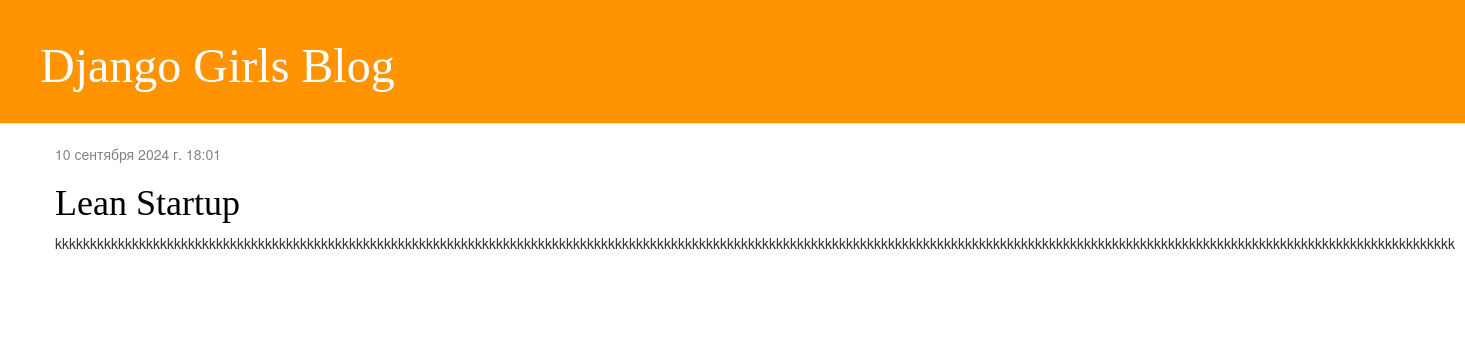
The page / on the database its author committed.
### blog/mainblog/models.py (models this page shows, shortened)
class Post(models.Model):
    author = models.ForeignKey(settings.AUTH_USER_MODEL, on_delete=models.CASCADE)
    title = models.CharField(max_length=200)
    text = models.TextField()
    created_date = models.DateTimeField(default=timezone.now)
    published_date = models.DateTimeField(blank=True, null=True)

### blog/mainblog/views.py (the view)
# urls.py: path('', views.post_list, name='post_list'),
def post_list(request):
    posts = Post.objects.filter(published_date__lte=timezone.now()).order_by('published_date')
    return render(request, 'mainblog/post_list.html', {'posts': posts})

### blog/mainblog/templates/mainblog/post_list.html (shortened to what this page needs)
{% extends 'mainblog/base.html' %}
{% load static %}
        {% block content %}
    {% for post in posts %}
        <div class="post">
            <div class="date">
                {{ post.published_date }}
            </div>
            <h1><a href="{% url 'post_detail' pk=post.pk %}">{{ post.title }}</a></h1>
            <p>{{ post.text|linebreaksbr }}</p>
        </div>
    {% endfor %}
{% endblock %}

### blog/mainblog/templates/mainblog/base.html (shortened to what this page needs)
{% load static %}
<html>
    <head>
        <link rel="stylesheet" href="//maxcdn.bootstrapcdn.com/bootstrap/3.2.0/css/bootstrap.min.css">
        <link rel="stylesheet" href="//maxcdn.bootstrapcdn.com/bootstrap/3.2.0/css/bootstrap-theme.min.css">
        <link rel="stylesheet" href="{% static 'css/mainblog.css' %}">
    </head>
    <body>
        <div class="page-header">
            <h1><a href="/">Django Girls Blog</a></h1>
        </div>
        <div class="content container">
            <div class="row">
                <div class="col-md-8">
                {% block content %}
                {% endblock %}
                </div>
            </div>
        </div>
    </body>
</html>

### blog/mainblog/static/css/mainblog.css (style rules this page uses)
.page-header { background-color: #ff9400; margin-top: 0; padding: 20px 20px 20px 40px; }
.page-header h1, .page-header h1 a, .page-header h1 a:visited, .page-header h1 a:active { color: #ffffff; font-size: 36pt; text-decoration: none; }
.content { margin-left: 40px; }
h1, h2, h3, h4 { font-family: 'Lobster', cursive; }
.date { color: #828282; }
.post { margin-bottom: 70px; }
.post h1 a, .post h1 a:visited { color: #000000; }

### rows shown on the page
Post: published_date "10 сентября 2024 г. 18:01", title "Lean Startup", text "kkkkkkkkkkkkkkkkkkkkkkkkkkkkkkkkkkkkkkkkkkkkkkkkkkkkkkkkkkkkkkkkkkkkkkkkkkkkkkkkkkkkkkkkkkkkkkkkkkkkkkkkkkkkkkkkkkkkkkkkkkkkkkkkkkkkkkkkkkkkkkkkkkkkkkkkkkkkkkkkkkkkkkkkkkkkkkkkkkkkkkkkkkkkkkkkkkkkkkkk"
